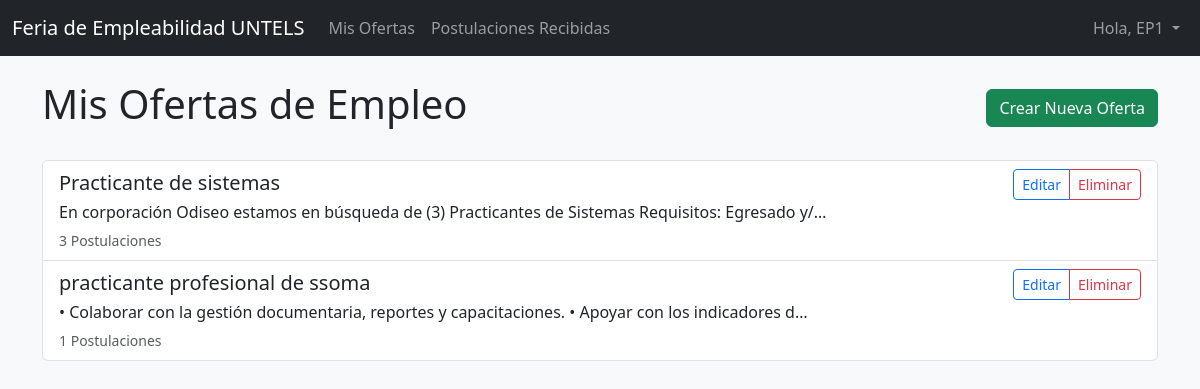
Before: /jobs/ (signed in) with the older database file.
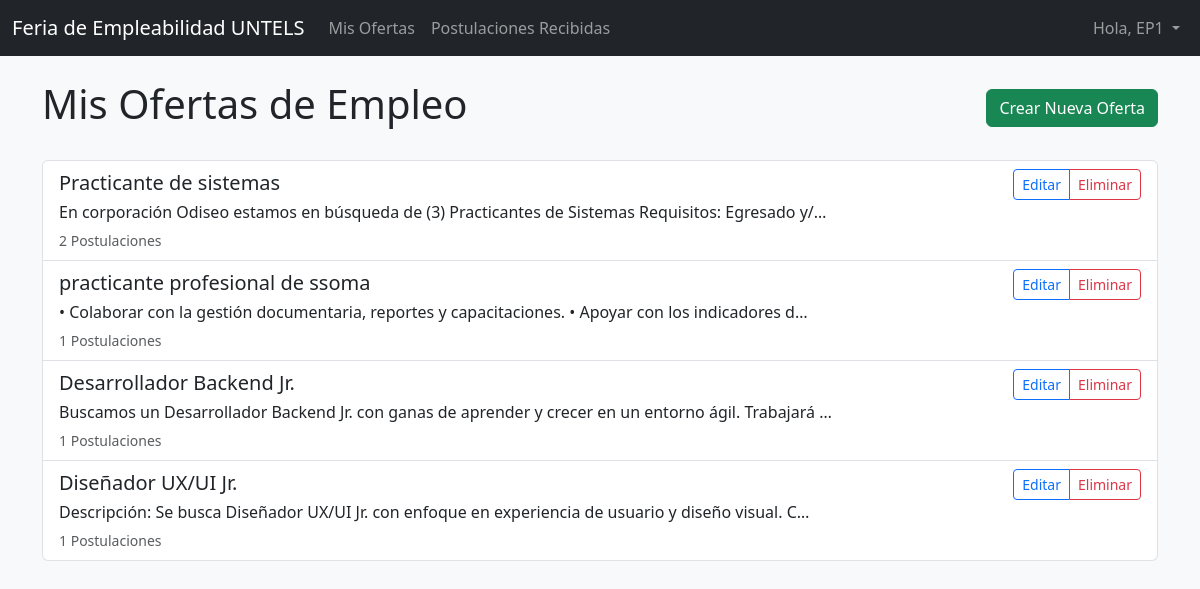
After: the same page with the newer database file.
### recruiter_app/models.py (models this page shows, shortened)
class JobPosting(models.Model):
    recruiter = models.ForeignKey('recruiter_app.CustomUser', on_delete=models.CASCADE)
    title = models.CharField(max_length=200)
    description = models.TextField()
    salary = models.DecimalField(max_digits=10, decimal_places=2)
    min_education = models.CharField(max_length=100)
    created_at = models.DateTimeField(auto_now_add=True)

### recruiter_app/views.py (the view)
# urls.py: path('jobs/', views.list_job_postings, name='list_jobs'),
@login_required
def list_job_postings(request):
    jobs = JobPosting.objects.filter(recruiter=request.user)
    return render(request, 'recruiter_app/list_jobs.html', {'jobs': jobs})

### recruiter_app/templates/recruiter_app/list_jobs.html (shortened to what this page needs)
{% extends 'base.html' %}
{% block content %}
<div class="d-flex justify-content-between align-items-center mb-4">
    <h1>Mis Ofertas de Empleo</h1>
    <a href="{% url 'create_job_posting' %}" class="btn btn-success">Crear Nueva Oferta</a>
</div>
<div class="list-group">
    {% for job in jobs %}
        <div class="list-group-item list-group-item-action">
            <div class="d-flex w-100 justify-content-between align-items-center">
                <h5 class="mb-1">{{ job.title }}</h5>
                <div class="btn-group" role="group">
                    <a href="{% url 'edit_job_posting' job.id %}" class="btn btn-sm btn-outline-primary">Editar</a>
                    <button type="button" class="btn btn-sm btn-outline-danger delete-btn" data-bs-toggle="modal" data-bs-target="#deleteModal" data-job-id="{{ job.id }}">Eliminar</button>
                </div>
            </div>
            <p class="mb-1">{{ job.description|truncatechars:100 }}</p>
            <small class="text-muted">{{ job.applications.count }} Postulaciones</small>
        </div>
    {% empty %}
        <div class="alert alert-info" role="alert">
            Aún no has publicado ninguna oferta.
        </div>
    {% endfor %}
</div>
{% endblock %}

Changed rows visible on the page:
computed for JobPosting "Practicante de sistemas": applications.count "3" → "2"
added JobPosting: title "Desarrollador Backend Jr.", description "Buscamos un Desarrollador Backend Jr. con ganas de aprender y crecer en un entorno ágil. Trabajará …", applications.count "1"
added JobPosting: title "Diseñador UX/UI Jr.", description "Descripción: Se busca Diseñador UX/UI Jr. con enfoque en experiencia de usuario y diseño visual. C…", applications.count "1"
